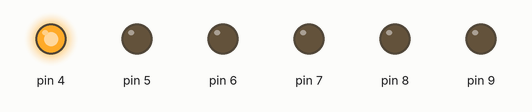
A sketch run on a simulated Arduino Uno, built with avr-gcc and run on an emulated ATmega328P. Parts: output pins drawn as LEDs (lit = HIGH).

Above: at 0.4 s.
At 1.0 s:
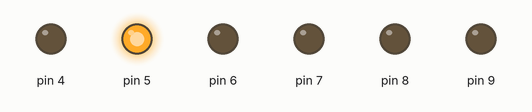
At 2.15 s:
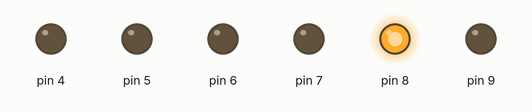
At 2.8 s:
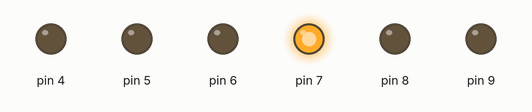
At 3.4 s:
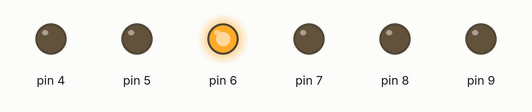
At 4.0 s:
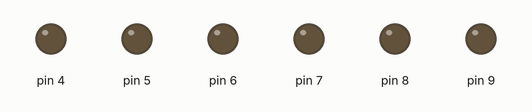
Timing chart, 0 to 5.4 s (numbered marks = the images above):
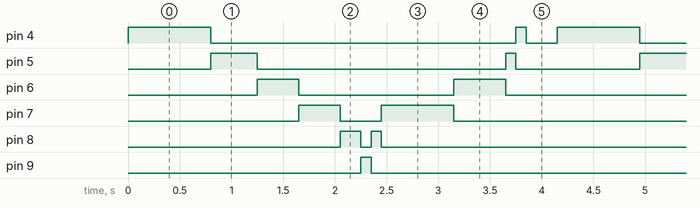

Measured:
- by itself, pin 4: repeats every 4.2 s: LOW 3.0 s, HIGH 0.10 s, LOW 0.30 s, HIGH 0.80 s
- by itself, pin 5: repeats every 4.2 s: LOW 2.4 s, HIGH 0.10 s, LOW 1.2 s, HIGH 0.45 s
- by itself, pin 6: alternates HIGH for 0.40 s and LOW for 1.6 s
- by itself, pin 7: repeats every 4.2 s: LOW 0.40 s, HIGH 0.70 s, LOW 2.7 s, HIGH 0.40 s
- by itself, pin 8: repeats every 4.2 s: LOW 0.10 s, HIGH 0.10 s, LOW 3.8 s, HIGH 0.20 s
- by itself, pin 9: alternates HIGH for 0.10 s and LOW for 4.1 s

The sketch:

_6_LED_STUTTER_WALK.ino
```cpp
void setup() {
  // put your setup code here, to run once:
pinMode(4,OUTPUT);
pinMode(5,OUTPUT);
pinMode(6,OUTPUT);
pinMode(7,OUTPUT);
pinMode(8,OUTPUT);
pinMode(9,OUTPUT);

}

void loop() {
  // put your main code here, to run repeatedly:
digitalWrite(4,HIGH);
digitalWrite(5,LOW);
digitalWrite(6,LOW);
digitalWrite(7,LOW);
digitalWrite(8,LOW);
digitalWrite(9,LOW);
delay(800);

digitalWrite(4,LOW);
digitalWrite(5,HIGH);
digitalWrite(6,LOW);
digitalWrite(7,LOW);
digitalWrite(8,LOW);
digitalWrite(9,LOW);
delay(450);

digitalWrite(4,LOW);
digitalWrite(5,LOW);
digitalWrite(6,HIGH);
digitalWrite(7,LOW);
digitalWrite(8,LOW);
digitalWrite(9,LOW);
delay(400);

digitalWrite(4,LOW);
digitalWrite(5,LOW);
digitalWrite(6,LOW);
digitalWrite(7,HIGH);
digitalWrite(8,LOW);
digitalWrite(9,LOW);
delay(400);

digitalWrite(4,LOW);
digitalWrite(5,LOW);
digitalWrite(6,LOW);
digitalWrite(7,LOW);
digitalWrite(8,HIGH);
digitalWrite(9,LOW);
delay(200);

digitalWrite(4,LOW);
digitalWrite(5,LOW);
digitalWrite(6,LOW);
digitalWrite(7,LOW);
digitalWrite(8,LOW);
digitalWrite(9,HIGH);
delay(100);

digitalWrite(4,LOW);
digitalWrite(5,LOW);
digitalWrite(6,LOW);
digitalWrite(7,LOW);
digitalWrite(8,HIGH);
digitalWrite(9,LOW);
delay(100);

digitalWrite(4,LOW);
digitalWrite(5,LOW);
digitalWrite(6,LOW);
digitalWrite(7,HIGH);
digitalWrite(8,LOW);
digitalWrite(9,LOW);
delay(700);

digitalWrite(4,LOW);
digitalWrite(5,LOW);
digitalWrite(6,HIGH);
digitalWrite(7,LOW);
digitalWrite(8,LOW);
digitalWrite(9,LOW);
delay(500);

digitalWrite(4,LOW);
digitalWrite(5,HIGH);
digitalWrite(6,LOW);
digitalWrite(7,LOW);
digitalWrite(8,LOW);
digitalWrite(9,LOW);
delay(100);

digitalWrite(4,HIGH);
digitalWrite(5,LOW);
digitalWrite(6,LOW);
digitalWrite(7,LOW);
digitalWrite(8,LOW);
digitalWrite(9,LOW);
delay(100);

digitalWrite(4,LOW);
digitalWrite(5,LOW);
digitalWrite(6,LOW);
digitalWrite(7,LOW);
digitalWrite(8,LOW);
digitalWrite(9,LOW);
delay(300);
}
```
